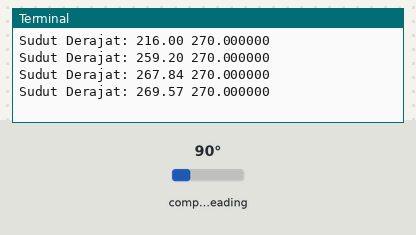
Simulated run of this program. Board: Raspberry Pi (BCM pin numbers). Parts: the last lines printed to the terminal. The test bench sets the inputs (shaded band); at power-on: compass heading 90°. The clock reads 2024-03-15 10:24:30 at power-on unless the program sets it.

Above: at 1.2 s.
1.3 s: compass heading set to 7°
At 1.45 s:
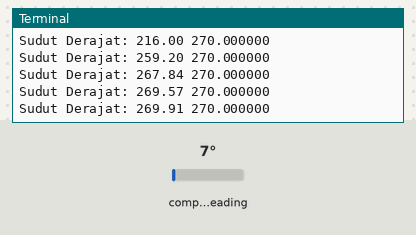
2.8 s: compass heading set to 90°
At 2.97 s:
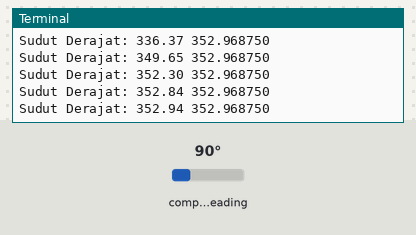
Timing chart, 0 to 5.8 s (numbered marks = the images above; inputs shaded):
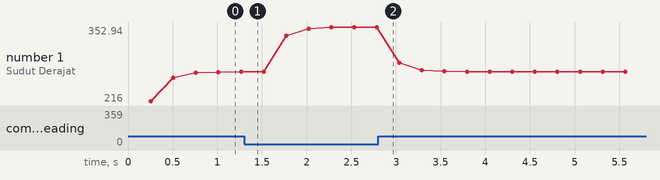

Measured:
- plotted number 1: 269.91 → 352.94 after the input at 1.3 s

The program:

AS5600.py
```python
import smbus
import time

# Alamat I2C sensor AS5600 (pastikan sesuai dengan alamat yang benar)
AS5600_ADDRESS = 0x36

# Register untuk membaca sudut
REG_ANGLE = 0x0C

bus = smbus.SMBus(1)

def read_angle():
    # Membaca 2 byte data dari register sudut
    data = bus.read_i2c_block_data(AS5600_ADDRESS, REG_ANGLE, 2)

    # Menggabungkan byte data menjadi nilai sudut
    angle = (data[0] << 8) | data[1]

    # Konversi nilai sudut menjadi derajat (0-360)
    degrees = (angle / 4096) * 360

    return degrees

def bacaSudut() :
	data = []
	for i in range(0, 5):
			angle_degrees = read_angle()
			data.append(angle_degrees)
			last_time_baca = time.time()
			time.sleep(0.05)
	sudut_real = 360 - max(data)
	data = []
	return	sudut_real

ALPHA = 0.8

def low_pass_filter(current_value, previous_value):
    return (ALPHA * current_value) + ((1 - ALPHA) * previous_value)


try:
	data_sudut_lama = 0
	data_sudut = 0

	while True:
		data_sudut = bacaSudut()
		data = low_pass_filter(data_sudut, data_sudut_lama)

		print("Sudut Derajat: {:.2f} {:2f}".format(data, data_sudut))
		data_sudut_lama  = data
		#time.sleep(0.1)

except KeyboardInterrupt:
    print("Program dihentikan oleh pengguna.")
```
